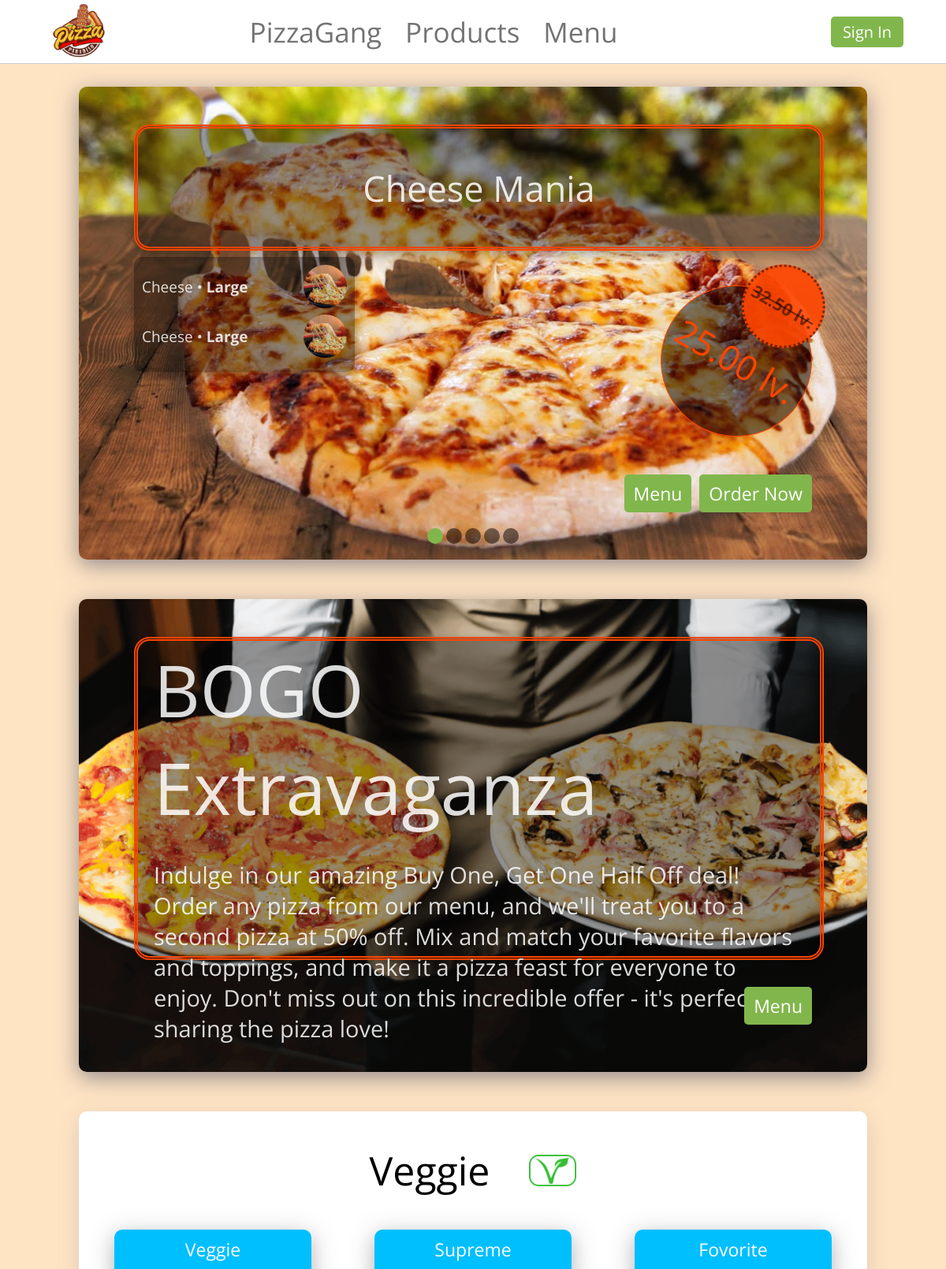
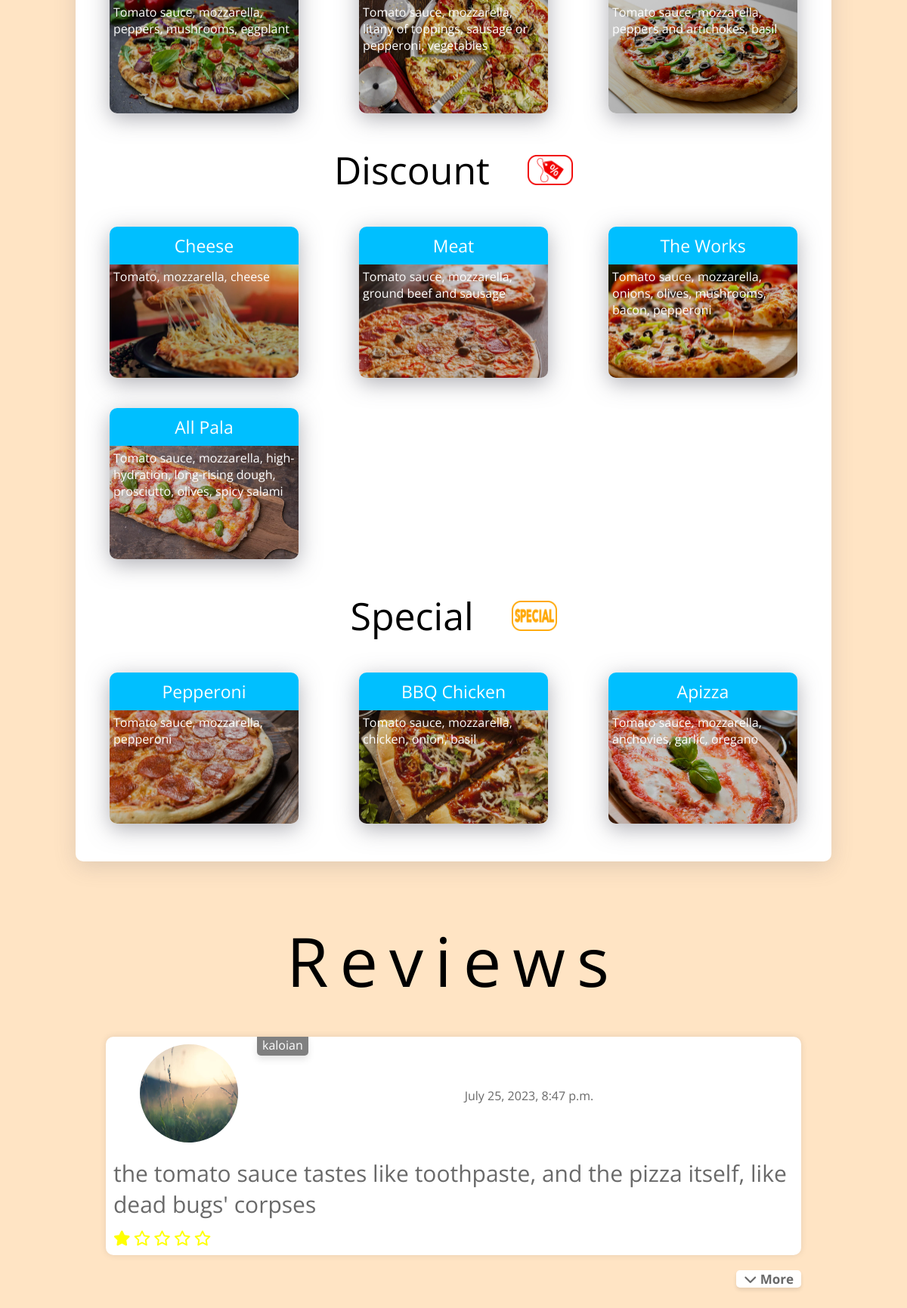
The page / on the database its author committed (2 pictures, top to bottom).
### PizzaGang/main/models.py (models this page shows, shortened)
class Offer(models.Model):
    name = models.CharField(max_length=80, blank=True, null=True)
    image = models.ImageField(upload_to='static/images/offers/', blank=True, null=True)
    total_price = models.FloatField(validators=[validate_positive], default=0.00)
    final_price = models.FloatField(validators=[validate_positive], default=0.00)
    is_active = models.BooleanField(default=False)
    in_progress = models.BooleanField(default=True)

class CartItem(models.Model):
    pizza = models.ForeignKey(Pizza, on_delete=models.CASCADE)
    quantity = models.IntegerField(default=1)
    cart = models.ForeignKey(Cart, on_delete=models.CASCADE, blank=True, null=True)
    offer = models.ForeignKey('Offer', on_delete=models.CASCADE, blank=True, null=True)
    final_price = models.FloatField(validators=[validate_positive], default=0.00)
    is_small = models.BooleanField(default=False)
    is_big = models.BooleanField(default=True)
    is_large = models.BooleanField(default=False)
    is_half_price = models.BooleanField(default=False)
    created_at = models.DateTimeField(auto_now_add=True)

class Pizza(models.Model):
    name = models.CharField(max_length=30)
    ingredients = models.TextField()
    image = models.ImageField(upload_to='static/images/pizza/')
    price = models.FloatField(validators=[validate_positive])
    is_special = models.BooleanField(blank=True, null=True)
    is_offer = models.BooleanField(blank=True, null=True)
    is_vege = models.BooleanField(blank=True, null=True)
    discount = models.IntegerField(blank=True, null=True)
    duplication_count = models.IntegerField(default=1)

class Review(models.Model):
    user = models.ForeignKey(User, on_delete=models.CASCADE)
    text = models.TextField()
    rating = models.IntegerField(choices=[(i, str(i)) for i in range(1, 6)])
    created_at = models.DateTimeField(auto_now_add=True)
    updated_at = models.DateTimeField(auto_now=True)

class Profile(models.Model):
    user = models.OneToOneField(User, on_delete=models.CASCADE)
    avatar = models.ImageField(upload_to='static/images/avatars/', null=True, blank=True)
    address = models.TextField(null=True, blank=True)
    phone_number = PhoneNumberField(null=True, blank=True)

### PizzaGang/main/views.py (the view)
# urls.py: path('', HomeView, name='home'),
def HomeView(request):
    offer_list = Offer.objects.filter(in_progress=False, is_active=True)
    review_list = Review.objects.all().order_by('-created_at')
    pizza_list_veggie = Pizza.objects.filter(Q(is_vege=True) & ~Q(is_offer=True) & ~Q(is_special=True))
    pizza_list_offer = Pizza.objects.filter(Q(is_offer=True) & ~Q(is_vege=True) & ~Q(is_special=True))
    pizza_list_special = Pizza.objects.filter(Q(is_special=True) & ~Q(is_vege=True) & ~Q(is_offer=True))
    context = {
        'offer_list': offer_list,
        'review_list': review_list,
        'pizza_list_veggie': pizza_list_veggie,
        'pizza_list_offer': pizza_list_offer,
        'pizza_list_special': pizza_list_special
    }
    return render(request, 'index.html', context)

### PizzaGang/main/context_processors.py (called while the page is built, shortened)
def get_cart_items_count(request):
    cart_items_count = 0
    return {'cart_items_count': cart_items_count, 'current_user': request.user}

### templates/index.html (shortened to what this page needs)
{% extends 'base/base.html' %}
{% load static %}
{% block head %}
    <link rel="stylesheet" href="{% static 'css/index.css' %}">
    <link rel="stylesheet" href="{% static 'css/show_create_review.css' %}">
{% endblock %}
{% block content %}
    <div class="main-home-container">
        <div class="slider">
            <div class="image-container" id="imageContainer">
                {% for offer in offer_list %}
                    <div class="slide {% if forloop.first %}active{% endif %}">
                        <img src="{{ offer.image.url }}" alt="pizza-img"/>
                        <div class="title-box">
                            <p class="title">{{ offer.name }}</p>
                        </div>
                        <div class="items-box">
                            {% for item in offer.cartitem_set.all %}
                                <div class="item-container">
                                    <div class="pizza-size-container">
                                        <p>
                                        {{ item.pizza.name }} &bull;
                                        {% if item.is_large %}
                                            <b>Large</b>
                                        {% endif %}
                                        </p>
                                    </div>
                                    <div class="pizza-img-container">
                                        <img src="{{ item.pizza.image.url }}" alt="pizza-img">
                                    </div>
                                </div>
                            {% endfor %}
                        </div>
                        <div class="price-box">
                            <div>
                                <p>{{ offer.final_price|floatformat:2 }} lv.</p>
                                <s>{{ offer.total_price|floatformat:2 }} lv.</s>
                            </div>
                        </div>
                        <div class="order-menu-box">
                            <a href="{% url 'menu' %}">Menu</a>
                            <a href="{% url 'create_offer_item' offer.pk %}">Order Now</a>
                        </div>
                    </div>
                {% endfor %}
            </div>
            <div class="buttons">
                {% for offer in offer_list %}
                    <a href="#slide-{{ forloop.counter }}" class="button {% if forloop.first %}active{% endif %}" onclick="changeSlide({{ forloop.counter }})"></a>
                {% endfor %}
            </div>
        </div>
        <div class="pizza-home-offer">
            <img src="{% static 'images/offers/buy_one_get _one_half_off.png' %}" alt="main-offer-img">
            <div class="title-box" id="title-box">
                <p class="title" id="title">BOGO Extravaganza</p>
                <p class="description">Indulge in our amazing Buy One, Get One Half Off deal! Order any pizza from our
                    menu, and we'll treat you to a second pizza at 50% off. Mix and match your favorite flavors and
                    toppings, and make it a pizza feast for everyone to enjoy. Don't miss out on this incredible offer
                    - it's perfect for sharing the pizza love!
                </p>
            </div>
            <a href="{% url 'menu' %}">Menu</a>
        </div>
        <div>
            <div class="pizza-home-filters">
                <div class="filters-header">
                    <p>Veggie</p> <img src="{% static 'images/icons/vege.png' %}" alt="veggie-img">
                </div>
                <div class="filters-pizzas">
                    {% for pizza in pizza_list_veggie %}
                        <a href="{% url 'menu' %}">
                            <div class="filters-pizza-container">
                                <div class="pizza-name">
                                    <p>{{ pizza.name }}</p>
                                </div>
                                <div class="pizza-img">
                                    <img src="{{ pizza.image.url }}" alt="pizza-img">
                                </div>
                                <div class="pizza-info">
                                    <p>{{ pizza.ingredients }}</p>
                                </div>
                            </div>
                        </a>
                    {% endfor %}
                </div>
                <div class="filters-header">
                    <p>Discount</p> <img src="{% static 'images/icons/discount.png' %}" alt="discount-img">
                </div>
                <div class="filters-pizzas">
                    {% for pizza in pizza_list_offer %}
                        <a href="{% url 'menu' %}">
                            <div class="filters-pizza-container">
                                <div class="pizza-name">
                                    <p>{{ pizza.name }}</p>
                                </div>
                                <div class="pizza-img">
                                    <img src="{{ pizza.image.url }}" alt="pizza-img">
                                </div>
                                <div class="pizza-info">
                                    <p>{{ pizza.ingredients }}</p>
                                </div>
                            </div>
                        </a>
                    {% endfor %}
                </div>
                <div class="filters-header">
                    <p>Special</p> <img src="{% static 'images/icons/special.png' %}" alt="discount-img">
                </div>
                <div class="filters-pizzas">
                    {% for pizza in pizza_list_special %}
                        <a href="{% url 'menu' %}">
                            <div class="filters-pizza-container">
                                <div class="pizza-name">
                                    <p>{{ pizza.name }}</p>
                                </div>
                                <div class="pizza-img">
                                    <img src="{{ pizza.image.url }}" alt="pizza-img">
                                </div>
                                <div class="pizza-info">
                                    <p>{{ pizza.ingredients }}</p>
                                </div>
                            </div>
                        </a>
                    {% endfor %}
                </div>
            </div>
        </div>
        <div class="review-home-container">
            <p class="reviews-title">Reviews</p>
            {% for review in review_list %}
                <div class="review-container" id="home-review-container">
                    <p class="username-p" style="color: white">{{ review.user.username }}</p>
                    <div class="avatar-review-container">
                        <div class="avatar-review-container-inside">
                            <a href="{% url 'show_user_private' review.user.pk %}">
                                {% if review.user.profile.avatar %}
                                    <img src="{{ review.user.profile.avatar.url }}" alt="avatar-img">
                                {% else %}
                                    <img src="{% static 'images/avatars/default-avatar.jpg' %}" alt="default-img">
                                {% endif %}
                            </a>
                        </div>
                        <div>
                            <p>{{ review.created_at }}</p>
                        </div>
                    </div>
                    <p class="text">{{ review.text }}</p>
                    <div class="star-rating">
                        {% for i in '12345' %}
                            {% if i|add:'0' <= review.rating %}
                                <i class="fas fa-solid fa-star"></i>
                            {% else %}
                                <i class="far fa-regular fa-star"></i>
                            {% endif %}
                        {% endfor %}
                    </div>
                </div>
            {% endfor %}
            <div id="show-more-button-container">
                <button id="show-more-button" onclick="showMoreReviews()"><i class="fa-solid fa-chevron-down"></i> More</button>
            </div>
        </div>
    </div>
{% endblock %}

### static/css/show_create_review.css (style rules this page uses)
.review-container { position: relative; margin-top: 30px; margin-left: auto; margin-right: auto; background-color: white; width: 800px; padding: 20px 20px 70px 20px; border-radius: 10px; box-shadow: 0 0 10px rgba(0, 0, 0, 0.1); }
.avatar-review-container { display: grid; grid-template-columns: 200px 1fr; }
.avatar-review-container div { display: flex; align-items: center; justify-content: center; }
.avatar-review-container img { width: 130px; height: 130px; object-fit: cover; border-radius: 100%; }
.review-container p { color: dimgray; }
.text { font-size: 30px; margin-top: 15px; margin-bottom: 15px; }
.star-rating i { color: yellow; font-size: 20px; }
#home-review-container { position: relative; margin: 0 auto; padding: 10px; width: 900px; }

### rows shown on the page
Offer: image (placeholder picture), name "Cheese Mania", final_price "25.00", total_price "32.50"
CartItem: pizza.name "Cheese", is_large "Large", pizza.image (picture)
CartItem: pizza.name "Cheese", is_large "Large", pizza.image (picture)
Pizza: name "Veggie", image (picture), ingredients "Tomato sauce, mozzarella, peppers, mushrooms, eggplant"
Pizza: name "Supreme", image (picture), ingredients "Tomato sauce, mozzarella, litany of toppings, sausage or pepperoni, vegetables"
Pizza: name "Fovorite", image (picture), ingredients "Tomato sauce, mozzarella, peppers and artichokes, basil"
Pizza: name "Cheese", image (picture), ingredients "Tomato, mozzarella, cheese"
Pizza: name "Meat", image (picture), ingredients "Tomato sauce, mozzarella, ground beef and sausage"
Pizza: name "The Works", image (picture), ingredients "Tomato sauce, mozzarella, onions, olives, mushrooms, bacon, pepperoni"
Pizza: name "All Pala", image (picture), ingredients "Tomato sauce, mozzarella, high-hydration, long-rising dough, prosciutto, olives, spicy salami"
Pizza: name "Pepperoni", image (picture), ingredients "Tomato sauce, mozzarella, pepperoni"
Pizza: name "BBQ Chicken", image (picture), ingredients "Tomato sauce, mozzarella, chicken, onion, basil"
Pizza: name "Apizza", image (picture), ingredients "Tomato sauce, mozzarella, anchovies, garlic, oregano"
Review: user.username "kaloian", user.profile.avatar (picture), created_at "July 25, 2023, 8:47 p.m.", text "the tomato sauce tastes like toothpaste, and the pizza itself, like dead bugs' corpses", rating 1 (drawn)
